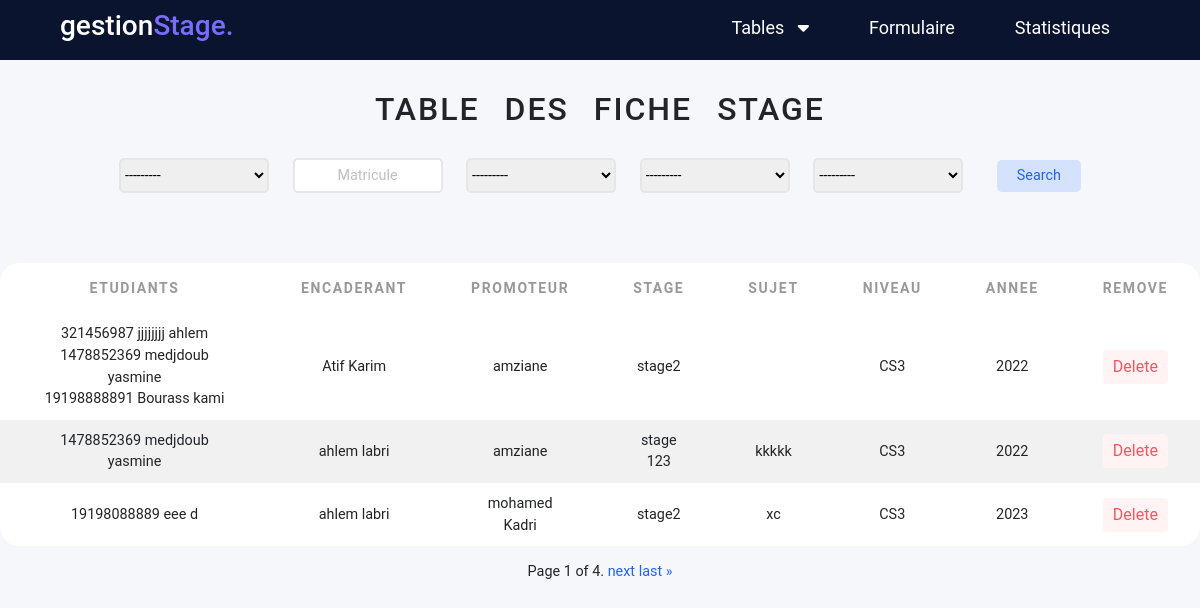
Before: /tableFormulaireStage/ with the older database file.
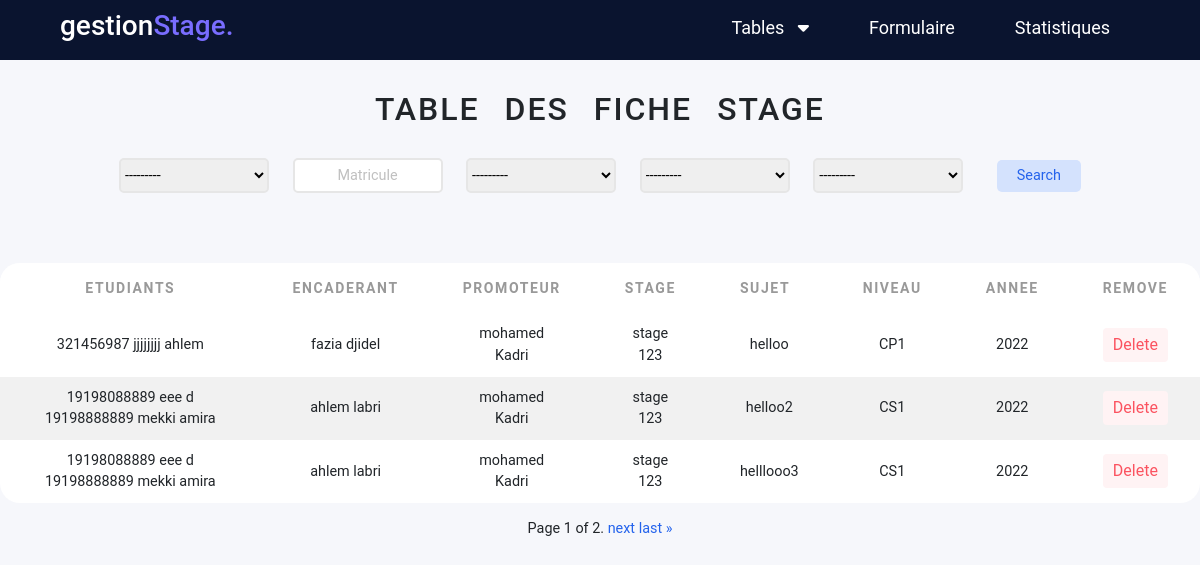
After: the same page with the newer database file.
### AppGestion/models.py (models this page shows, shortened)
class Stagiaire (models.Model):
    matricule= models.IntegerField(primary_key=True)
    NomStagiaire=models.CharField(max_length=15)
    PrenomStagiaire=models.CharField(max_length=30)
    NivEtude=models.IntegerField(choices=NIV_ETUDE)
    def __str__(self):
        return str(self.matricule)+' '+ self.NomStagiaire +' '+ self.PrenomStagiaire
    class Meta:
        ordering = ['NivEtude']

class Fiche_Stage (models.Model):
    NivEtude =models.IntegerField(choices=NIV_ETUDE_STAGE)
    Etudiant=models.ManyToManyField(Stagiaire)
    Organisme=models.ForeignKey("Organisme",on_delete=models.CASCADE)
    Stage=models.ForeignKey("Stage",on_delete=models.CASCADE)
    Encadrant=models.ForeignKey("Encadrant",on_delete=models.CASCADE,null=True,blank=True)
    Promoteur=models.ForeignKey("Promoteur",on_delete=models.CASCADE,null=True,blank=True)
    AnneeCourante=models.IntegerField(default=datetime.datetime.now().year)
    Sujet = models.TextField(max_length=60,null=True,blank=True)
    class Meta:
        ordering = ['id']

class Encadrant (models.Model):
    NomPrenomEn=models.CharField(max_length=40)
    def __str__(self):
        return self.NomPrenomEn
    class Meta:
        ordering = ['NomPrenomEn']

class Promoteur (models.Model):
    NomPrenomPro=models.CharField(max_length=40)
    Organisme = models.ForeignKey("Organisme",on_delete=models.CASCADE)
    def __str__(self):
        return self.NomPrenomPro
    class Meta:
        ordering = ['NomPrenomPro']

class Stage (models.Model):
    NomStage = models.CharField(max_length=40)
    NivEtude= models.IntegerField(choices=NIV_ETUDE_STAGE)
    Organisme = models.ForeignKey("Organisme",on_delete=models.CASCADE)
    def __str__(self):
        return self.NomStage
    class Meta:
        ordering = ['NomStage']

### AppGestion/views.py (the view)
# urls.py: path('tableFormulaireStage/',tableFormulaireStage,name='tableFormulaireStage'),
def tableFormulaireStage (request):
    tab=Fiche_Stage.objects.all()
    myFilter1 =Fiche_StageFilter(request.GET, queryset=tab)
    tab=myFilter1.qs
    paginator= Paginator(tab,3)
    page_number=request.GET.get('page')
    tab=paginator.get_page(page_number)
    return render(request,'tableFormulaireStage.html',{'form':tab,'myFilter1':myFilter1})

### AppGestion/models.py (called while the page is built)
    def __str__(self):
        return self.NomOrganisme

### AppGestion/templates/tableFormulaireStage.html (shortened to what this page needs)
<!DOCTYPE html>
<html lang="en">
<head>
    <link href="https://cdn.jsdelivr.net/npm/bootstrap@5.1.3/dist/css/bootstrap.min.css" rel="stylesheet">
    <link rel="stylesheet" href="https://cdnjs.cloudflare.com/ajax/libs/font-awesome/6.0.0-beta3/css/all.min.css"
    />
    <link rel="stylesheet" href="/static/style.css">
    <body>
        <header>
            <div class="menu_bar">
                <h1 class="logo">gestion<span>Stage.</span></h1>
                <ul>
                    <li ><a  href="" style="padding-left: 55px;">Tables &nbsp; <i class="fas fa-caret-down"></i></a>
                    </li>
                    <li><a href="{% url 'formulaireStage'%}">Formulaire</a></li>
                    <li><a href="{% url 'Statistiques'%}">Statistiques</a> </li>
                </ul>
            </div>
        </header>
        <div class="contenue">
            <h2>table des fiche stage </h2>
            <div class="filtrage">
                <form action="" methode="get">
                    {{myFilter1.form}}
                    <button class="button" type="submit"> Search </button>
                </form>
            </div>
            <table>
                <thead>
                    <tr>
                        <th>
                            <center>etudiants</center>
                        </th>
                        <th>encaderant</th>
                        <th>promoteur</th>
                        <th>stage</th>
                        <th>sujet</th>
                        <th>niveau</th>
                        <th>Annee</th>
                        <th>Remove</th>
                    </tr>
                </thead>
                {% for p in form %}
                <tr>
                    <form method="POST" action="/Update_table/{{p.matricule}}/">
                        <td style="width: 300px;">{% for l in p.Etudiant.all%}  {{l}} <br> {% endfor %}</td>
                        <td style="width: 70px;">{{p.Encadrant}}</td>
                        <td style="width: 70px;">{{p.Promoteur}}</td>
                        <td style="width: 70px;">{{p.Stage}}</td>
                        <td style="width: 100px;">{{p.Sujet}}</td>
                        <td style="width:30px;" >{{p.get_NivEtude_display}}</td>
                        <td style="width: 100px;">{{p.AnneeCourante}}</td>
                        <td> <a href="{% url 'delete_tableform' p.id %}" class="btn delete"> Delete </a> </td>
                    </form>
                </tr>
                {% endfor %}
            </table>
            <div class="pagination">
                <span class="step-links">
            <span class="current">
                Page {{ form.number }} of {{ form.paginator.num_pages }}.
            </span> {% if form.has_next %}
                <a href="?page={{ form.next_page_number }}" class="control">next</a>
                <a href="?page={{ form.paginator.num_pages }}" class="control">last &raquo;</a> {% endif %}
                </span>
            </div>
        </div>
    </body>
</html>

Changed rows visible on the page:
removed Fiche_Stage: Encadrant "Atif Karim", Promoteur "amziane", Stage "stage2", NivEtude "CS3", AnneeCourante "2022", Stagiaire (matricule+NomStagiaire+PrenomStagiaire "321456987 jjjjjjjj ahlem")
no longer on this page (row unchanged): Stagiaire: matricule+NomStagiaire+PrenomStagiaire "1478852369 medjdoub yasmine"
no longer on this page (row unchanged): Stagiaire: matricule+NomStagiaire+PrenomStagiaire "19198888891 Bourass kami", shown under "Atif Karim"
removed Fiche_Stage: Encadrant "ahlem labri", Promoteur "amziane", Stage "stage 123", Sujet "kkkkk", NivEtude "CS3", AnneeCourante "2022"
removed Fiche_Stage: Encadrant "ahlem labri", Promoteur "mohamed Kadri", Stage "stage2", Sujet "xc", NivEtude "CS3", AnneeCourante "2023", Stagiaire (matricule+NomStagiaire+PrenomStagiaire "19198088889 eee d")
added Fiche_Stage: Encadrant "fazia djidel", Promoteur "mohamed Kadri", Stage "stage 123", Sujet "helloo", NivEtude "CP1", AnneeCourante "2022", Stagiaire (matricule+NomStagiaire+PrenomStagiaire "321456987 jjjjjjjj ahlem")
added Fiche_Stage: Encadrant "ahlem labri", Promoteur "mohamed Kadri", Stage "stage 123", Sujet "helloo2", NivEtude "CS1", AnneeCourante "2022", Stagiaire (matricule+NomStagiaire+PrenomStagiaire "19198088889 eee d")
now on this page (row unchanged): Stagiaire: matricule+NomStagiaire+PrenomStagiaire "19198888889 mekki amira"
added Fiche_Stage: Encadrant "ahlem labri", Promoteur "mohamed Kadri", Stage "stage 123", Sujet "helllooo3", NivEtude "CS1", AnneeCourante "2022", Stagiaire (matricule+NomStagiaire+PrenomStagiaire "19198088889 eee d")
Other visible differences:
text no longer shown: "4"
text now shown: "2"
